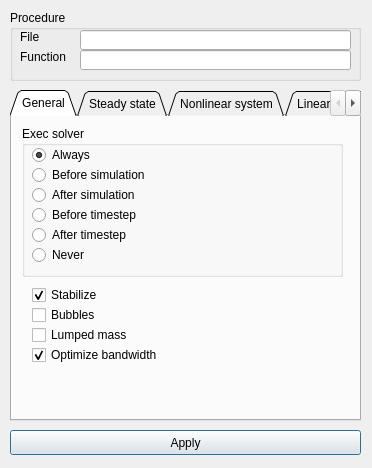
<ui version="4.0" >
 <class>solverParameterEditor</class>
 <widget class="QDialog" name="solverParameterEditor" >
  <property name="geometry" >
   <rect>
    <x>0</x>
    <y>0</y>
    <width>372</width>
    <height>468</height>
   </rect>
  </property>
  <property name="windowTitle" >
   <string>Solver parameters</string>
  </property>
  <widget class="QGroupBox" name="procedureGroup" >
   <property name="geometry" >
    <rect>
     <x>10</x>
     <y>10</y>
     <width>351</width>
     <height>71</height>
    </rect>
   </property>
   <property name="title" >
    <string>Procedure</string>
   </property>
   <widget class="QLabel" name="procedureFileLabel" >
    <property name="geometry" >
     <rect>
      <x>10</x>
      <y>20</y>
      <width>46</width>
      <height>14</height>
     </rect>
    </property>
    <property name="text" >
     <string>File</string>
    </property>
   </widget>
   <widget class="QLabel" name="procedureFunctionLabel" >
    <property name="geometry" >
     <rect>
      <x>10</x>
      <y>40</y>
      <width>46</width>
      <height>14</height>
     </rect>
    </property>
    <property name="text" >
     <string>Function</string>
    </property>
   </widget>
   <widget class="QLineEdit" name="procedureFileEdit" >
    <property name="geometry" >
     <rect>
      <x>70</x>
      <y>20</y>
      <width>271</width>
      <height>20</height>
     </rect>
    </property>
   </widget>
   <widget class="QLineEdit" name="procedureFunctionEdit" >
    <property name="geometry" >
     <rect>
      <x>70</x>
      <y>40</y>
      <width>271</width>
      <height>20</height>
     </rect>
    </property>
   </widget>
  </widget>
  <widget class="QTabWidget" name="solverControlTabs" >
   <property name="geometry" >
    <rect>
     <x>10</x>
     <y>90</y>
     <width>351</width>
     <height>331</height>
    </rect>
   </property>
   <property name="tabShape" >
    <enum>QTabWidget::Triangular</enum>
   </property>
   <property name="currentIndex" >
    <number>0</number>
   </property>
   <widget class="QWidget" name="genaralTab" >
    <property name="accessibleName" >
     <string/>
    </property>
    <attribute name="title" >
     <string>General</string>
    </attribute>
    <widget class="QGroupBox" name="execSolverGroup" >
     <property name="geometry" >
      <rect>
       <x>10</x>
       <y>10</y>
       <width>321</width>
       <height>151</height>
      </rect>
     </property>
     <property name="title" >
      <string>Exec solver</string>
     </property>
     <widget class="QRadioButton" name="execBeforeSimulation" >
      <property name="geometry" >
       <rect>
        <x>10</x>
        <y>40</y>
        <width>121</width>
        <height>18</height>
       </rect>
      </property>
      <property name="text" >
       <string>Before simulation</string>
      </property>
     </widget>
     <widget class="QRadioButton" name="execBeforeTimestep" >
      <property name="geometry" >
       <rect>
        <x>10</x>
        <y>80</y>
        <width>131</width>
        <height>18</height>
       </rect>
      </property>
      <property name="text" >
       <string>Before timestep</string>
      </property>
     </widget>
     <widget class="QRadioButton" name="execAfterSimulation" >
      <property name="geometry" >
       <rect>
        <x>10</x>
        <y>60</y>
        <width>121</width>
        <height>18</height>
       </rect>
      </property>
      <property name="text" >
       <string>After simulation</string>
      </property>
     </widget>
     <widget class="QRadioButton" name="execAfterTimestep" >
      <property name="geometry" >
       <rect>
        <x>10</x>
        <y>100</y>
        <width>131</width>
        <height>18</height>
       </rect>
      </property>
      <property name="text" >
       <string>After timestep</string>
      </property>
     </widget>
     <widget class="QRadioButton" name="execAlways" >
      <property name="geometry" >
       <rect>
        <x>10</x>
        <y>20</y>
        <width>83</width>
        <height>18</height>
       </rect>
      </property>
      <property name="text" >
       <string>Always</string>
      </property>
      <property name="checked" >
       <bool>true</bool>
      </property>
     </widget>
     <widget class="QRadioButton" name="execNever" >
      <property name="geometry" >
       <rect>
        <x>10</x>
        <y>120</y>
        <width>121</width>
        <height>18</height>
       </rect>
      </property>
      <property name="text" >
       <string>Never</string>
      </property>
     </widget>
    </widget>
    <widget class="QCheckBox" name="stabilizeCheck" >
     <property name="geometry" >
      <rect>
       <x>20</x>
       <y>170</y>
       <width>101</width>
       <height>18</height>
      </rect>
     </property>
     <property name="text" >
      <string>Stabilize</string>
     </property>
     <property name="checked" >
      <bool>true</bool>
     </property>
    </widget>
    <widget class="QCheckBox" name="bubblesCheck" >
     <property name="geometry" >
      <rect>
       <x>20</x>
       <y>190</y>
       <width>101</width>
       <height>18</height>
      </rect>
     </property>
     <property name="text" >
      <string>Bubbles</string>
     </property>
    </widget>
    <widget class="QCheckBox" name="lumpedMassCheck" >
     <property name="geometry" >
      <rect>
       <x>20</x>
       <y>210</y>
       <width>101</width>
       <height>18</height>
      </rect>
     </property>
     <property name="text" >
      <string>Lumped mass</string>
     </property>
    </widget>
    <widget class="QCheckBox" name="optimizeBandwidthCheck" >
     <property name="geometry" >
      <rect>
       <x>20</x>
       <y>230</y>
       <width>131</width>
       <height>18</height>
      </rect>
     </property>
     <property name="text" >
      <string>Optimize bandwidth</string>
     </property>
     <property name="checked" >
      <bool>true</bool>
     </property>
    </widget>
   </widget>
   <widget class="QWidget" name="steadyStateTab" >
    <attribute name="title" >
     <string>Steady state</string>
    </attribute>
    <widget class="QLabel" name="steadyStateConvergenceToleranceLabel" >
     <property name="geometry" >
      <rect>
       <x>10</x>
       <y>10</y>
       <width>91</width>
       <height>16</height>
      </rect>
     </property>
     <property name="text" >
      <string>Convergence tol.</string>
     </property>
    </widget>
    <widget class="QLineEdit" name="steadyStateConvergenceToleranceEdit" >
     <property name="geometry" >
      <rect>
       <x>110</x>
       <y>10</y>
       <width>221</width>
       <height>20</height>
      </rect>
     </property>
     <property name="text" >
      <string>1.0e-5</string>
     </property>
    </widget>
   </widget>
   <widget class="QWidget" name="nonlinSystemTab" >
    <attribute name="title" >
     <string>Nonlinear system</string>
    </attribute>
    <widget class="QLabel" name="nonlinSystemConvergenceToleranceLabel" >
     <property name="geometry" >
      <rect>
       <x>10</x>
       <y>10</y>
       <width>91</width>
       <height>16</height>
      </rect>
     </property>
     <property name="text" >
      <string>Convergence tol.</string>
     </property>
    </widget>
    <widget class="QLabel" name="nonlinSystemMaxIterationsLabel" >
     <property name="geometry" >
      <rect>
       <x>10</x>
       <y>30</y>
       <width>91</width>
       <height>16</height>
      </rect>
     </property>
     <property name="text" >
      <string>Max. iterations</string>
     </property>
    </widget>
    <widget class="QLabel" name="nonlinSystemNewtonAfterIterLabel" >
     <property name="geometry" >
      <rect>
       <x>10</x>
       <y>50</y>
       <width>91</width>
       <height>16</height>
      </rect>
     </property>
     <property name="text" >
      <string>Newton after iter.</string>
     </property>
    </widget>
    <widget class="QLabel" name="nonlinSystemNewtonAfterTolLabel" >
     <property name="geometry" >
      <rect>
       <x>10</x>
       <y>70</y>
       <width>91</width>
       <height>16</height>
      </rect>
     </property>
     <property name="text" >
      <string>Newton after tol.</string>
     </property>
    </widget>
    <widget class="QLabel" name="nonlinSystemRelaxationFactorLabel" >
     <property name="geometry" >
      <rect>
       <x>10</x>
       <y>90</y>
       <width>91</width>
       <height>16</height>
      </rect>
     </property>
     <property name="text" >
      <string>Relaxation factor</string>
     </property>
    </widget>
    <widget class="QLineEdit" name="nonlinSystemConvergenceToleranceEdit" >
     <property name="geometry" >
      <rect>
       <x>110</x>
       <y>10</y>
       <width>221</width>
       <height>20</height>
      </rect>
     </property>
     <property name="text" >
      <string>1.0e-8</string>
     </property>
    </widget>
    <widget class="QLineEdit" name="nonlinSystemMaxIterationEdit" >
     <property name="geometry" >
      <rect>
       <x>110</x>
       <y>30</y>
       <width>221</width>
       <height>20</height>
      </rect>
     </property>
     <property name="text" >
      <string>20</string>
     </property>
    </widget>
    <widget class="QLineEdit" name="nonlinSystemNewtonAfterIterEdit" >
     <property name="geometry" >
      <rect>
       <x>110</x>
       <y>50</y>
       <width>221</width>
       <height>20</height>
      </rect>
     </property>
     <property name="text" >
      <string>3</string>
     </property>
    </widget>
    <widget class="QLineEdit" name="nonlinSystemNewtonAfterTolEdit" >
     <property name="geometry" >
      <rect>
       <x>110</x>
       <y>70</y>
       <width>221</width>
       <height>20</height>
      </rect>
     </property>
     <property name="text" >
      <string>1.0e-3</string>
     </property>
    </widget>
    <widget class="QLineEdit" name="nonlinSystemRelaxationFactorEdit" >
     <property name="geometry" >
      <rect>
       <x>110</x>
       <y>90</y>
       <width>221</width>
       <height>20</height>
      </rect>
     </property>
     <property name="text" >
      <string>1.0</string>
     </property>
    </widget>
   </widget>
   <widget class="QWidget" name="linearSystemTab" >
    <attribute name="title" >
     <string>Linear system</string>
    </attribute>
    <widget class="QGroupBox" name="linearSystemSolverGroup" >
     <property name="geometry" >
      <rect>
       <x>10</x>
       <y>10</y>
       <width>321</width>
       <height>101</height>
      </rect>
     </property>
     <property name="title" >
      <string>Solver and method</string>
     </property>
     <widget class="QRadioButton" name="linearSystemSolverDirect" >
      <property name="geometry" >
       <rect>
        <x>10</x>
        <y>20</y>
        <width>83</width>
        <height>18</height>
       </rect>
      </property>
      <property name="text" >
       <string>Direct</string>
      </property>
      <property name="checked" >
       <bool>false</bool>
      </property>
     </widget>
     <widget class="QRadioButton" name="linearSystemSolverIterative" >
      <property name="geometry" >
       <rect>
        <x>10</x>
        <y>40</y>
        <width>83</width>
        <height>18</height>
       </rect>
      </property>
      <property name="text" >
       <string>Iterative</string>
      </property>
      <property name="checked" >
       <bool>true</bool>
      </property>
     </widget>
     <widget class="QRadioButton" name="linearSystemSolverMultigrid" >
      <property name="geometry" >
       <rect>
        <x>10</x>
        <y>60</y>
        <width>83</width>
        <height>18</height>
       </rect>
      </property>
      <property name="text" >
       <string>Multigrid</string>
      </property>
     </widget>
     <widget class="QComboBox" name="linearSystemDirectMethod" >
      <property name="geometry" >
       <rect>
        <x>110</x>
        <y>20</y>
        <width>201</width>
        <height>22</height>
       </rect>
      </property>
      <item>
       <property name="text" >
        <string>Banded</string>
       </property>
      </item>
      <item>
       <property name="text" >
        <string>Umfpack</string>
       </property>
      </item>
     </widget>
     <widget class="QComboBox" name="linearSystemIterativeMethod" >
      <property name="geometry" >
       <rect>
        <x>110</x>
        <y>40</y>
        <width>201</width>
        <height>22</height>
       </rect>
      </property>
      <item>
       <property name="text" >
        <string>BiCGStab</string>
       </property>
      </item>
      <item>
       <property name="text" >
        <string>TFQMR</string>
       </property>
      </item>
      <item>
       <property name="text" >
        <string>CGS</string>
       </property>
      </item>
      <item>
       <property name="text" >
        <string>CG</string>
       </property>
      </item>
      <item>
       <property name="text" >
        <string>GMRES</string>
       </property>
      </item>
     </widget>
     <widget class="QComboBox" name="linearSystemMultigridMethod" >
      <property name="geometry" >
       <rect>
        <x>110</x>
        <y>60</y>
        <width>201</width>
        <height>22</height>
       </rect>
      </property>
      <item>
       <property name="text" >
        <string>Jacobi</string>
       </property>
      </item>
      <item>
       <property name="text" >
        <string>CG</string>
       </property>
      </item>
      <item>
       <property name="text" >
        <string>BiCGStab</string>
       </property>
      </item>
     </widget>
    </widget>
    <widget class="QGroupBox" name="iterativeMethodControlGroup" >
     <property name="geometry" >
      <rect>
       <x>10</x>
       <y>120</y>
       <width>321</width>
       <height>181</height>
      </rect>
     </property>
     <property name="title" >
      <string>Iterative method control</string>
     </property>
     <widget class="QLabel" name="linearSystemPreconditioningLabel" >
      <property name="geometry" >
       <rect>
        <x>10</x>
        <y>60</y>
        <width>101</width>
        <height>16</height>
       </rect>
      </property>
      <property name="text" >
       <string>Preconditioning</string>
      </property>
     </widget>
     <widget class="QLabel" name="linearSystemConvergenceToleranceLabel" >
      <property name="geometry" >
       <rect>
        <x>10</x>
        <y>40</y>
        <width>101</width>
        <height>16</height>
       </rect>
      </property>
      <property name="text" >
       <string>Convergence tol.</string>
      </property>
     </widget>
     <widget class="QComboBox" name="linearSystemPreconditioning" >
      <property name="geometry" >
       <rect>
        <x>110</x>
        <y>60</y>
        <width>201</width>
        <height>22</height>
       </rect>
      </property>
      <item>
       <property name="text" >
        <string>None</string>
       </property>
      </item>
      <item>
       <property name="text" >
        <string>Diagonal</string>
       </property>
      </item>
      <item>
       <property name="text" >
        <string>Multigrid</string>
       </property>
      </item>
      <item>
       <property name="text" >
        <string>ILU0</string>
       </property>
      </item>
      <item>
       <property name="text" >
        <string>ILU1</string>
       </property>
      </item>
      <item>
       <property name="text" >
        <string>ILU2</string>
       </property>
      </item>
      <item>
       <property name="text" >
        <string>ILU3</string>
       </property>
      </item>
      <item>
       <property name="text" >
        <string>ILU4</string>
       </property>
      </item>
      <item>
       <property name="text" >
        <string>ILU5</string>
       </property>
      </item>
      <item>
       <property name="text" >
        <string>ILU6</string>
       </property>
      </item>
      <item>
       <property name="text" >
        <string>ILU7</string>
       </property>
      </item>
      <item>
       <property name="text" >
        <string>ILU8</string>
       </property>
      </item>
      <item>
       <property name="text" >
        <string>ILU9</string>
       </property>
      </item>
      <item>
       <property name="text" >
        <string>ILUT</string>
       </property>
      </item>
     </widget>
     <widget class="QLabel" name="linearSystemMaxIterationsLabel" >
      <property name="geometry" >
       <rect>
        <x>10</x>
        <y>20</y>
        <width>101</width>
        <height>16</height>
       </rect>
      </property>
      <property name="text" >
       <string>Max. iterations</string>
      </property>
     </widget>
     <widget class="QLineEdit" name="linearSystemMaxIterationsEdit" >
      <property name="geometry" >
       <rect>
        <x>110</x>
        <y>20</y>
        <width>201</width>
        <height>20</height>
       </rect>
      </property>
      <property name="text" >
       <string>500</string>
      </property>
     </widget>
     <widget class="QLineEdit" name="linearSystemConvergenceToleranceEdit" >
      <property name="geometry" >
       <rect>
        <x>110</x>
        <y>40</y>
        <width>201</width>
        <height>20</height>
       </rect>
      </property>
      <property name="text" >
       <string>1.0e-8</string>
      </property>
     </widget>
     <widget class="QLabel" name="linearSystemILUTToleranceLabel" >
      <property name="geometry" >
       <rect>
        <x>10</x>
        <y>80</y>
        <width>101</width>
        <height>16</height>
       </rect>
      </property>
      <property name="text" >
       <string>ILUT tolerance</string>
      </property>
     </widget>
     <widget class="QLineEdit" name="linearSystemILUTToleranceEdit" >
      <property name="geometry" >
       <rect>
        <x>110</x>
        <y>80</y>
        <width>201</width>
        <height>20</height>
       </rect>
      </property>
      <property name="text" >
       <string>1.0e-3</string>
      </property>
     </widget>
     <widget class="QCheckBox" name="linearSystemAbortWhenNotConvergedCheck" >
      <property name="geometry" >
       <rect>
        <x>10</x>
        <y>150</y>
        <width>301</width>
        <height>18</height>
       </rect>
      </property>
      <property name="text" >
       <string>Abort if the solution did not converge</string>
      </property>
     </widget>
     <widget class="QLabel" name="linearSystemResiduaOutputLabel" >
      <property name="geometry" >
       <rect>
        <x>10</x>
        <y>100</y>
        <width>101</width>
        <height>16</height>
       </rect>
      </property>
      <property name="text" >
       <string>Residual output</string>
      </property>
     </widget>
     <widget class="QLabel" name="linearSystemPreconditionRecomputeLabel" >
      <property name="geometry" >
       <rect>
        <x>10</x>
        <y>120</y>
        <width>91</width>
        <height>16</height>
       </rect>
      </property>
      <property name="text" >
       <string>Prec. recompute</string>
      </property>
     </widget>
     <widget class="QLineEdit" name="linearSystemResiduaOutputEdit" >
      <property name="geometry" >
       <rect>
        <x>110</x>
        <y>100</y>
        <width>201</width>
        <height>20</height>
       </rect>
      </property>
      <property name="text" >
       <string>1</string>
      </property>
     </widget>
     <widget class="QLineEdit" name="linearSystemPreconditionRecomputeEdit" >
      <property name="geometry" >
       <rect>
        <x>110</x>
        <y>120</y>
        <width>201</width>
        <height>20</height>
       </rect>
      </property>
      <property name="text" >
       <string>1</string>
      </property>
     </widget>
    </widget>
   </widget>
   <widget class="QWidget" name="adaptiveTab" >
    <attribute name="title" >
     <string>Adaptive</string>
    </attribute>
    <widget class="QCheckBox" name="adaptiveMeshRefinementCheck" >
     <property name="geometry" >
      <rect>
       <x>10</x>
       <y>130</y>
       <width>171</width>
       <height>18</height>
      </rect>
     </property>
     <property name="text" >
      <string>Adaptive mesh refinement</string>
     </property>
    </widget>
    <widget class="QCheckBox" name="adaptiveRemeshCheck" >
     <property name="geometry" >
      <rect>
       <x>10</x>
       <y>150</y>
       <width>171</width>
       <height>18</height>
      </rect>
     </property>
     <property name="text" >
      <string>Adaptive remesh</string>
     </property>
    </widget>
    <widget class="QCheckBox" name="adaptiveSaveMeshCheck" >
     <property name="geometry" >
      <rect>
       <x>10</x>
       <y>170</y>
       <width>171</width>
       <height>18</height>
      </rect>
     </property>
     <property name="text" >
      <string>Adaptive save mesh</string>
     </property>
    </widget>
    <widget class="QCheckBox" name="adaptiveCoarseningCheck" >
     <property name="geometry" >
      <rect>
       <x>10</x>
       <y>190</y>
       <width>171</width>
       <height>18</height>
      </rect>
     </property>
     <property name="text" >
      <string>Adaptive coarsening</string>
     </property>
    </widget>
    <widget class="QLabel" name="adaptiveMeshNameLabel" >
     <property name="geometry" >
      <rect>
       <x>10</x>
       <y>10</y>
       <width>111</width>
       <height>16</height>
      </rect>
     </property>
     <property name="text" >
      <string>Adaptive mesh name</string>
     </property>
    </widget>
    <widget class="QLabel" name="adaptiveErrorLimitLabel" >
     <property name="geometry" >
      <rect>
       <x>10</x>
       <y>30</y>
       <width>111</width>
       <height>16</height>
      </rect>
     </property>
     <property name="text" >
      <string>Adaptive error limit</string>
     </property>
    </widget>
    <widget class="QLabel" name="adaptiveMinHLabel" >
     <property name="geometry" >
      <rect>
       <x>10</x>
       <y>50</y>
       <width>111</width>
       <height>16</height>
      </rect>
     </property>
     <property name="text" >
      <string>Adaptive min h</string>
     </property>
    </widget>
    <widget class="QLabel" name="adaptiveMaxHLabel" >
     <property name="geometry" >
      <rect>
       <x>10</x>
       <y>70</y>
       <width>111</width>
       <height>16</height>
      </rect>
     </property>
     <property name="text" >
      <string>Adaptive max h</string>
     </property>
    </widget>
    <widget class="QLineEdit" name="adaptiveMeshNameEdit" >
     <property name="geometry" >
      <rect>
       <x>130</x>
       <y>10</y>
       <width>201</width>
       <height>20</height>
      </rect>
     </property>
    </widget>
    <widget class="QLineEdit" name="adaptiveErrorLimitEdit" >
     <property name="geometry" >
      <rect>
       <x>130</x>
       <y>30</y>
       <width>201</width>
       <height>20</height>
      </rect>
     </property>
     <property name="text" >
      <string>0.1</string>
     </property>
    </widget>
    <widget class="QLineEdit" name="adaptiveMinHEdit" >
     <property name="geometry" >
      <rect>
       <x>130</x>
       <y>50</y>
       <width>201</width>
       <height>20</height>
      </rect>
     </property>
    </widget>
    <widget class="QLineEdit" name="adaptiveMaxHEdit" >
     <property name="geometry" >
      <rect>
       <x>130</x>
       <y>70</y>
       <width>201</width>
       <height>20</height>
      </rect>
     </property>
    </widget>
    <widget class="QLabel" name="adaptiveMaxChangeLabel" >
     <property name="geometry" >
      <rect>
       <x>10</x>
       <y>90</y>
       <width>111</width>
       <height>16</height>
      </rect>
     </property>
     <property name="text" >
      <string>Adaptive max. change</string>
     </property>
    </widget>
    <widget class="QLineEdit" name="adaptiveMaxChangeEdit" >
     <property name="geometry" >
      <rect>
       <x>130</x>
       <y>90</y>
       <width>201</width>
       <height>20</height>
      </rect>
     </property>
     <property name="text" >
      <string>2</string>
     </property>
    </widget>
   </widget>
   <widget class="QWidget" name="multigridTab" >
    <attribute name="title" >
     <string>Multigrid</string>
    </attribute>
    <widget class="QCheckBox" name="mgEqualSplitCheck" >
     <property name="geometry" >
      <rect>
       <x>10</x>
       <y>10</y>
       <width>101</width>
       <height>18</height>
      </rect>
     </property>
     <property name="text" >
      <string>MG equal split</string>
     </property>
    </widget>
    <widget class="QLabel" name="mgLevelsLabel" >
     <property name="geometry" >
      <rect>
       <x>10</x>
       <y>40</y>
       <width>131</width>
       <height>16</height>
      </rect>
     </property>
     <property name="text" >
      <string>MG levels</string>
     </property>
    </widget>
    <widget class="QLabel" name="mgMeshNameLabel" >
     <property name="geometry" >
      <rect>
       <x>10</x>
       <y>60</y>
       <width>131</width>
       <height>16</height>
      </rect>
     </property>
     <property name="text" >
      <string>MG mesh name</string>
     </property>
    </widget>
    <widget class="QLabel" name="mgPreSmoothingItersLabel" >
     <property name="geometry" >
      <rect>
       <x>10</x>
       <y>80</y>
       <width>131</width>
       <height>16</height>
      </rect>
     </property>
     <property name="text" >
      <string>MG pre smoothing iters.</string>
     </property>
    </widget>
    <widget class="QLabel" name="mgPostSmoothingItersLabel" >
     <property name="geometry" >
      <rect>
       <x>10</x>
       <y>100</y>
       <width>131</width>
       <height>16</height>
      </rect>
     </property>
     <property name="text" >
      <string>MG post smoothing iters.</string>
     </property>
    </widget>
    <widget class="QLabel" name="mgMaxItersLabel" >
     <property name="geometry" >
      <rect>
       <x>10</x>
       <y>120</y>
       <width>131</width>
       <height>16</height>
      </rect>
     </property>
     <property name="text" >
      <string>MG max. iterations</string>
     </property>
    </widget>
    <widget class="QLabel" name="mgToleranceLabel" >
     <property name="geometry" >
      <rect>
       <x>10</x>
       <y>140</y>
       <width>131</width>
       <height>16</height>
      </rect>
     </property>
     <property name="text" >
      <string>MG tolerance</string>
     </property>
    </widget>
    <widget class="QLabel" name="mgILUTabel" >
     <property name="geometry" >
      <rect>
       <x>10</x>
       <y>160</y>
       <width>131</width>
       <height>16</height>
      </rect>
     </property>
     <property name="text" >
      <string>MG ILUT tolerance</string>
     </property>
    </widget>
    <widget class="QLineEdit" name="mgLevelsEdit" >
     <property name="geometry" >
      <rect>
       <x>140</x>
       <y>40</y>
       <width>191</width>
       <height>20</height>
      </rect>
     </property>
     <property name="text" >
      <string>2</string>
     </property>
    </widget>
    <widget class="QLineEdit" name="mgMeshNameEdit" >
     <property name="geometry" >
      <rect>
       <x>140</x>
       <y>60</y>
       <width>191</width>
       <height>20</height>
      </rect>
     </property>
    </widget>
    <widget class="QLineEdit" name="mgPreSmoothingItersEdit" >
     <property name="geometry" >
      <rect>
       <x>140</x>
       <y>80</y>
       <width>191</width>
       <height>20</height>
      </rect>
     </property>
     <property name="text" >
      <string>5</string>
     </property>
    </widget>
    <widget class="QLineEdit" name="mgPostSmoothingItersEdit" >
     <property name="geometry" >
      <rect>
       <x>140</x>
       <y>100</y>
       <width>191</width>
       <height>20</height>
      </rect>
     </property>
     <property name="text" >
      <string>5</string>
     </property>
    </widget>
    <widget class="QLineEdit" name="mgMaxItersEdit" >
     <property name="geometry" >
      <rect>
       <x>140</x>
       <y>120</y>
       <width>191</width>
       <height>20</height>
      </rect>
     </property>
     <property name="text" >
      <string>300</string>
     </property>
    </widget>
    <widget class="QLineEdit" name="mgToleranceEdit" >
     <property name="geometry" >
      <rect>
       <x>140</x>
       <y>140</y>
       <width>191</width>
       <height>20</height>
      </rect>
     </property>
     <property name="text" >
      <string>1.0e-8</string>
     </property>
    </widget>
    <widget class="QLineEdit" name="mgILUTEdit" >
     <property name="geometry" >
      <rect>
       <x>140</x>
       <y>160</y>
       <width>191</width>
       <height>20</height>
      </rect>
     </property>
     <property name="text" >
      <string>1.0e-3</string>
     </property>
    </widget>
   </widget>
  </widget>
  <widget class="QPushButton" name="applyButton" >
   <property name="geometry" >
    <rect>
     <x>10</x>
     <y>430</y>
     <width>351</width>
     <height>25</height>
    </rect>
   </property>
   <property name="text" >
    <string>Apply</string>
   </property>
   <property name="icon" >
    <iconset resource="../Mesh3D.qrc" >:/icons/dialog-ok-apply.png</iconset>
   </property>
  </widget>
 </widget>
 <resources>
  <include location="../Mesh3D.qrc" />
 </resources>
 <connections/>
</ui>
